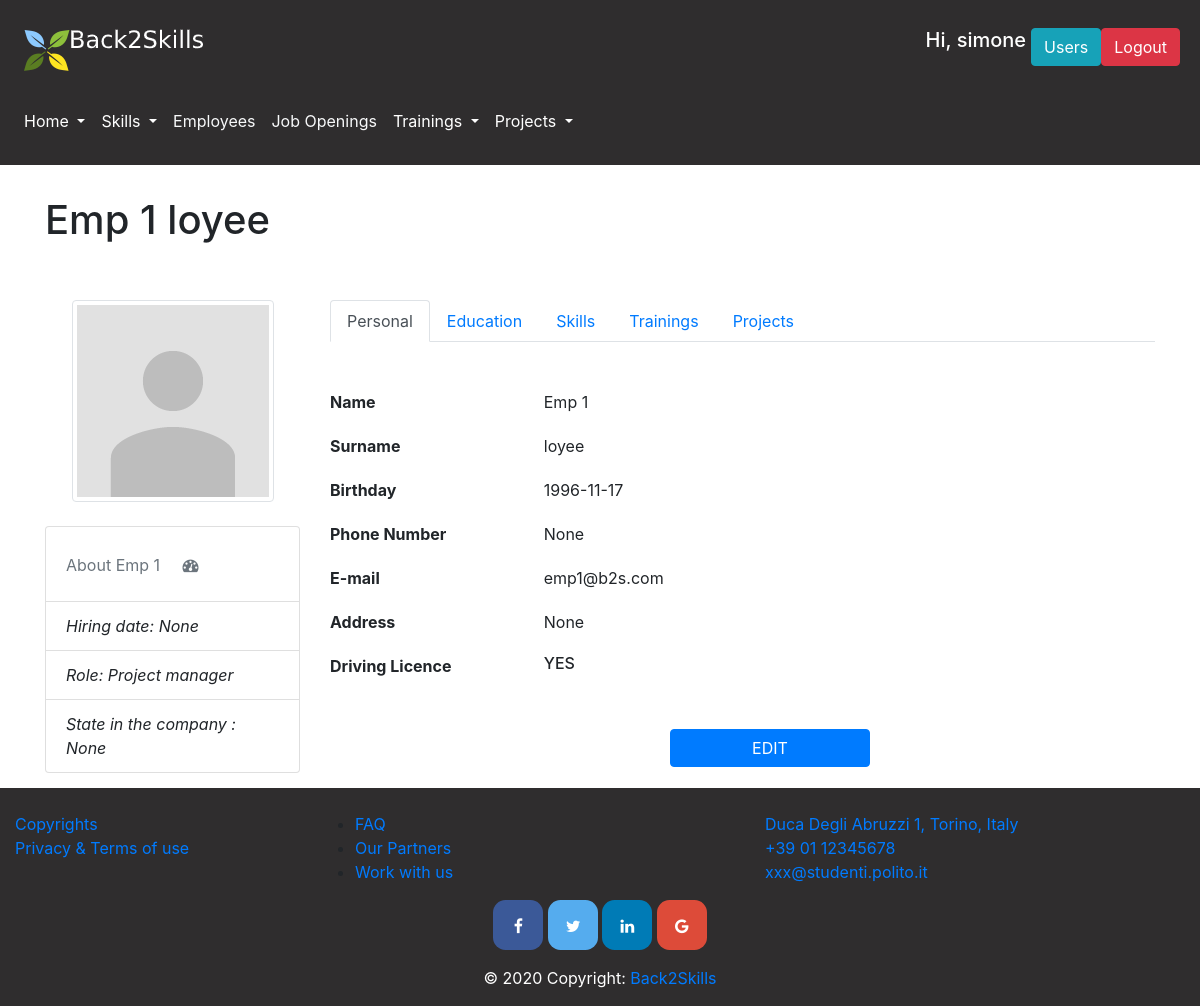
/employee/1 (signed in), run on the app's committed database.
### database.py (models this page shows, shortened)
class User(db.Model):
    __tablename__ = 'user'
    id = db.Column(db.Integer, primary_key=True)
    name = db.Column(db.String)
    surname = db.Column(db.String)
    email = db.Column(db.String, nullable=False, unique=True)
    password = db.Column(db.String, nullable=False)
    admin = db.Column(db.Boolean)
    project = db.Column(db.Integer, db.ForeignKey('project.id'))
    @property
    def is_authenticated(self):
        return True

class Employee(db.Model):
    __tablename__ = 'employee'
    id = db.Column(db.Integer, primary_key=True)
    photo = db.Column(db.String(100), nullable=False, default='')
    cv = db.Column(db.String) #eventually we can put a link to the Curriculum Vitae file
    name = db.Column(db.String)
    surname = db.Column(db.String)
    email = db.Column(db.String)
    telephone = db.Column(db.String)
    date_of_birth = db.Column(db.Date)
    date_of_assumption = db.Column(db.Date)
    living_place = db.Column(db.String)
    driving_licence = db.Column(db.Boolean) #I would say we only specify whether he/she has it or not, so true or false
    role = db.Column(db.Integer, db.ForeignKey('role.id'))
    skill = db.relationship("Skill", secondary="employee_skill")
    training = db.relationship("Training", secondary="employee_training")
    project_role = db.relationship("Project_Role")
    state_in_company = db.Column(db.String)
    education_level = db.Column(db.String)
    language_certificate = db.Column(db.String)

class Role(db.Model):
    __tablename__ = 'role'
    id = db.Column(db.Integer, primary_key=True)
    name = db.Column(db.String)
    description = db.Column(db.String)
    employee = db.relationship("Employee")
    skill = db.relationship("Skill", secondary="role_skill")

### app.py (the view)
@app.route('/employee/<int:id>')
@login_required
def employee(id):
    message = request.args.get("message")
    employee = get_employee_by_id(id)
    trainings = get_trainings_of_employee(id)
    projects = get_projects_of_employee(id)
    past_projects, past_supervisors = get_past_projects()
    current_projects, current_supervisors = get_current_projects()
    print projects
    print past_projects
    print current_projects
    skills = get_skills_of_employee(id)
    roles = get_roles()
    list_hard = []
    list_soft = []
    past_emp_pjs = []
    current_emp_pjs = []
    evaluations = []
    for skill in skills:
        score = get_gradeofskill_by_emp_skill(id, skill.id)
        if skill.type == 'Hard':
            list_hard.append((skill, score))
        elif skill.type == 'Soft':
            list_soft.append((skill, score))
    for project in projects:
        if project in past_projects:
            for tupla in employee.project_role:
                role_id = tupla.role_id
                evaluations = get_evaluation_by_proj_emp_role(project.id, employee.id, role_id)
            past_emp_pjs.append((project, evaluations))
        elif project in current_projects:
            current_emp_pjs.append(project)
    return render_template('employee.html', employee=employee, trainings=trainings, projects=projects,
                           list_hard=list_hard, list_soft=list_soft, past_emp_pjs=past_emp_pjs,
                           current_emp_pjs=current_emp_pjs, message=message, roles=roles)

### templates/employee.html (shortened to what this page needs)
{% extends "layout.html" %}
{% block pageContent %}
    <div class="container">
        <div class="row mt-3">
            {% if employee == None %}
                <div class="col-sm-10"><h1>No Employee </h1></div>
            {% elif employee!=None %}
                <div class="col-sm-10"><h1>{{ employee.name }} {{ employee.surname }}</h1></div>
            {% endif %}
        </div>
        <div class="row mt-5">
            <div class="col-sm-3">
                <div class="text-center">
                    {% if employee.photo != ""%}
                        <img src="/static/images/profile/{{ employee.photo }}" class="avatar img-circle img-thumbnail" alt="avatar">
                    {% else %}
                        <img src="/static/images/profile/default.png" class="avatar img-circle img-thumbnail" alt="avatar">
                    {% endif%}
                </div>
                </hr><br>
                <ul class="list-group">
                    <li class="list-group-item text-muted">About {{ employee.name }} <i class="fa fa-dashboard fa-1x"></i></li>
                    <li class="list-group-item text-left"><span class="pull-left"><em> Hiring date: {{ employee.date_of_assumption }}</em></span></li>
                    {% for role in roles %}
                        {% if  role.id==employee.role%}
                            <li class="list-group-item text-left"><span class="pull-left"><em> Role: {{ role.name }}</em></span></li>
                        {% endif  %}
                    {% endfor %}
                    <li class="list-group-item text-left"><span class="pull-left"><em> State in the company : {{ employee.state_in_company }}</em></span></li>
                </ul>
            </div>
            <div class="col-sm-9">
                <ul class="nav nav-tabs" id="myTab" role="tablist">
                    <li class="nav-item">
                        <a class="nav-link active" id="home-tab" data-toggle="tab" href="#home" role="tab"
                           aria-controls="home" aria-selected="true">Personal</a>
                    </li>
                    <li class="nav-item">
                        <a class="nav-link" id="profile-tab" data-toggle="tab" href="#profile" role="tab"
                           aria-controls="profile" aria-selected="false">Education</a>
                    </li>
                    <li class="nav-item">
                        <a class="nav-link" id="contact-tab" data-toggle="tab" href="#skills" role="tab"
                           aria-controls="contact" aria-selected="false">Skills</a>
                    </li>
                    <li class="nav-item">
                        <a class="nav-link" id="contact-tab" data-toggle="tab" href="#trainings" role="tab"
                           aria-controls="contact" aria-selected="false">Trainings</a>
                    </li>
                    <li class="nav-item">
                        <a class="nav-link" id="contact-tab" data-toggle="tab" href="#projects" role="tab"
                           aria-controls="projects" aria-selected="false">Projects</a>
                    </li>
                </ul>
                <form action="" method="post">
                    <div class="tab-content" id="myTabContent">
                        <div class="tab-pane fade show active" id="home" role="tabpanel" aria-labelledby="personal-tab">
                            <div class="row mt-5">
                                <div class="col-3">
                                    <b> Name </b>
                                </div>
                                <div class="col-9">
                                    {{ employee.name }}
                                </div>
                            </div>
                            <div class="row mt-3">
                                <div class="col-3 mt-1">
                                    <b> Surname </b>
                                </div>
                                <div class="col-9 mt-1">
                                    {{ employee.surname }}
                                </div>
                            </div>
                            <div class="row mt-3">
                                <div class="col-3 mt-1">
                                    <b> Birthday </b>
                                </div>
                                <div class="col-9 mt-1">
                                    {{ employee.date_of_birth }}
                                </div>
                            </div>
                            <div class="row mt-3">
                                <div class="col-3 mt-1">
                                    <b> Phone Number </b>
                                </div>
                                <div class="col-9 mt-1">
                                    {{ employee.telephone }}
                                </div>
                            </div>
                            <div class="row mt-3">
                                <div class="col-3 mt-1">
                                    <b> E-mail </b>
                                </div>
                                <div class="col-9 mt-1">
                                    {{ employee.email }}
                                </div>
                            </div>
                            <div class="row mt-3">
                                <div class="col-3 mt-1">
                                    <b> Address </b>
                                </div>
                                <div class="col-9 mt-1">
                                    {{ employee.living_place }}
                                </div>
                            </div>
                            <div class="row mt-3">
                                <div class="col-3 mt-1">
                                    <b> Driving Licence </b>
                                </div>
                                <div class="col-9 mt-1">
                                    {% if employee.driving_licence==1 %}
                                        <h6>YES</h6>
                                    {% else %}
                                        <h6>NO</h6>
                                    {% endif %}
                                </div>
                            </div>
                        </div>
                    </div>
                    {% if current_user.is_authenticated and current_user.admin %}
                        <div class="row mt-5 ">
                            <div class="col-8 text-right">
                                <a href="{{ url_for('edit_employee',id=employee.id) }}">
                                    <input type="button" style="width: 200px" value="EDIT" class="btn btn-primary">
                                </a>
                            </div>
                        </div>
                    {% endif %}
                </form>
            </div>
        </div>
    </div>
{% endblock %}

### templates/layout.html (shortened to what this page needs)
<!DOCTYPE html>
<html lang="en">
<head>
    <link rel="stylesheet" href="{{ url_for('static',filename='css/bootstrap.css') }}" >
    <link rel="stylesheet" href="{{ url_for('static',filename='css/bootstrap-override.css') }}" >
</head>
<body>
<header>
    <nav class="navbar navbar-expand-lg navbar-light light-dark" id="loginNavbar">
        <a class="navbar-brand" href="/home"><img src="/static/images/Logosmallwhite.png" alt=""></a>
        {% if current_user.is_authenticated%}
            <div class="btn-group ml-auto mr-1">
                <h5 style="color: white; margin-right: 5px;">Hi, {{ current_user.name }}</h5>
                {% if current_user.admin %}
                    <a href="/users"><button class="btn btn-info">Users</button></a>
                {% else %}
                    {% if current_user.project %}
                        <a href="/project/{{ current_user.project }}"><button class="btn btn-info">Your project</button></a>
                    {% endif %}
                {% endif %}
                <form action="/logout" method="POST">
                    <button type="submit" class="btn btn-danger">Logout</button>
                </form>
            </div>
        {% else %}
            <a href="/login" class="btn btn-info ml-auto mr-1" role="button">Login</a>
        {% endif %}
    </nav>
    <nav class="navbar navbar-expand-lg navbar-light text-white light-dark" id="menuNavbar">
        <div class="collapse navbar-collapse" id="navbarSupportedContent">
            <ul class="navbar-nav mr-auto">
                <li class="nav-item dropdown ">
                    <a class="nav-link dropdown-toggle text-white" href="#" id="homepageDropdown" role="button" data-toggle="dropdown" aria-haspopup="true" aria-expanded="false">
                        Home
                    </a>
                </li>
                <li class="nav-item dropdown">
                    <a class="nav-link dropdown-toggle text-white" href="/skills" id="skillsDropdown" role="button" data-toggle="dropdown" aria-haspopup="true" aria-expanded="false">
                        Skills
                    </a>
                </li>
                <li class="nav-item">
                    <a class="nav-link" href="/employees" id="employeesButton" role="button" aria-haspopup="true" aria-expanded="false" >
                        <p class="text-light"> Employees</p>
                    </a>
                </li>
                <li class="nav-item">
                    <a class="nav-link" href="/jobs" id="jobsButton" role="button" aria-haspopup="true" aria-expanded="false">
                        <p class="text-light">Job Openings</p>
                    </a>
                </li>
                <li class="nav-item dropdown">
                    <a class="nav-link dropdown-toggle text-white" href="#" id="trainingsDropdown" role="button" data-toggle="dropdown" aria-haspopup="true" aria-expanded="false">
                        Trainings
                    </a>
                </li>
                <li class="nav-item dropdown">
                    <a class="nav-link dropdown-toggle text-white" href="#" id="projectsDropdown" role="button" data-toggle="dropdown" aria-haspopup="true" aria-expanded="false">
                        Projects
                    </a>
                </li>
            </ul>
        </div>
    </nav>
</header>
<main role="main" id="main-container">
    {% block pageContent %}
    {% endblock %}
</main>
<footer class="page-footer font-small light-dark pt-4">
    <div class="container-fluid text-center text-md-left">
        <div class="row">
            <div class="col-md-3 mb-md-0 mb-3">
                <ul class="list-unstyled">
                    <li>
                        <a href="#">Copyrights</a>
                    </li>
                    <li>
                        <a href="#">Privacy & Terms of use</a>
                    </li>
                </ul>
            </div>
            <div class="col-md-3 mb-md-0 mb-3">
                <ul>
                    <li>
                        <a href="/faq" role="button">FAQ</a>
                    </li>
                    <li>
                        <a href="#">Our Partners</a>
                    </li>
                    <li>
                        <a href="#">Work with us</a>
                    </li>
                </ul>
            </div>
            <div class="col-md-3 mx-auto">
                <ul class="list-unstyled">
                    <li>
                        <a href="#!">Duca Degli Abruzzi 1, Torino, Italy</a>
                    </li>
                    <li>
                        <a href="#!">+39 01 12345678</a>
                    </li>
                    <li>
                        <a href="#!">xxx@studenti.polito.it</a>
                    </li>
                </ul>
            </div>
        </div>
    </div>
    <div class="container">
        <div class="mx-auto" style="width: 400px;">
            <link rel="stylesheet" href="https://cdnjs.cloudflare.com/ajax/libs/font-awesome/4.7.0/css/font-awesome.min.css">
            <div class=" text-center">
                <a href="#" class="fa fa-facebook" style="font-size: medium"></a>
                <a href="#" class="fa fa-twitter" style="font-size: medium"></a>
                <a href="#" class="fa fa-linkedin" style="font-size: medium"></a>
                <a href="#" class="fa fa-google" style="font-size: medium"></a>
            </div>
        </div>
    </div>
    <div class="footer-copyright text-white text-center py-3">© 2020 Copyright:
        <a href=""> Back2Skills</a>
    </div>
</footer>
</body>
</html>

### data on the page
User: name "simone"
Employee: name "Emp 1", surname "loyee", date_of_assumption "None", state_in_company "None", date_of_birth "1996-11-17", telephone "None", email "emp1@b2s.com", living_place "None"
Role: name "Project manager"
